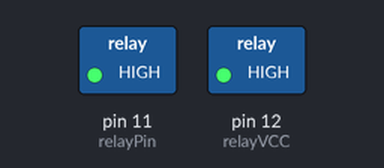
This sketch was run on a simulated Arduino Uno, built with avr-gcc and run on an emulated ATmega328P. Shown: switched loads named in the sketch (green lamp = pin HIGH). Pins used as bus, display or sensor lines are not drawn; what the sketch prints to the serial monitor is not drawn.

Above: at 0.3 s.
At 5.3 s:
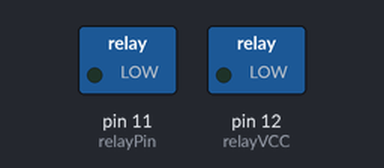
Timing chart, 0 to 6.8 s (numbered marks = the images above):
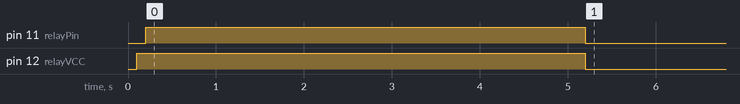

Measured:
- by itself, pin 11 (relayPin): LOW → HIGH at 0.20 s, → LOW 5.0 s later
- by itself, pin 12 (relayVCC): LOW → HIGH at 0.10 s, → LOW 5.1 s later

The sketch:

Arduino_Bevattning.ino
```cpp
// Titel: Bevattning (Prototyp)
// Författare: André Sollander
// Datum: 2018-02-27

//---------- Variabler ----------

// Bevattning
int waterTime = 5 * 1000;                // Bevattningstid
int Threshold = 90;                      // Gränsvärde för jordfuktighet
int waitTime = 3600000;                  // Väntetid

// Fuktighetssensor
int sensorPin = A0;                     // Sensorns signalpin
int sensorValue = 0;                    // Definerar variabel för sensorvärde
int sensorVCC = 13;                     // Sensorns VCC-pin

// Relä
int relayPin = 11;                      // Reläts signalpin
int relayVCC = 12;                      // Reläts VCC-pin

//---------- Setup ----------

void setup() {
  Serial.begin(9600);                    // Initierar serialporten
  pinMode(sensorVCC, OUTPUT);            // Aktiverar outputpins
  pinMode(relayVCC, OUTPUT);
  pinMode(relayPin, OUTPUT);

  digitalWrite(sensorVCC, LOW);          // Initial output sätts till 0V
  digitalWrite(relayVCC, LOW);
  digitalWrite(relayPin, LOW);
}

//---------- Loop ----------

void loop() {
  digitalWrite(sensorVCC, HIGH);         // Startar sensorn med 5V
  delay(100);
  sensorValue = analogRead(sensorPin);   // Läser av sensorvärdet
  digitalWrite(sensorVCC, LOW);          // Slår av sensorn
  Serial.println(sensorValue);           // Skickar värdet via serialporten

  if (Threshold < sensorValue) {         // Om sensorvärdet är högre än gränsvärdet
    digitalWrite(relayVCC, HIGH);         // Startar relästyrningen
    delay(100);
    digitalWrite(relayPin, HIGH);         // Skickar styrsignal till relät
    delay(waterTime);                     // Bevattnar
    digitalWrite(relayPin, LOW);          // Slår av styrsignalen
    digitalWrite(relayVCC, LOW);          // Slår av relästyrningen
    delay(waitTime);                       // Väntar
  }
  else {
    delay(waitTime);                        // Väntar
  }
}
```
